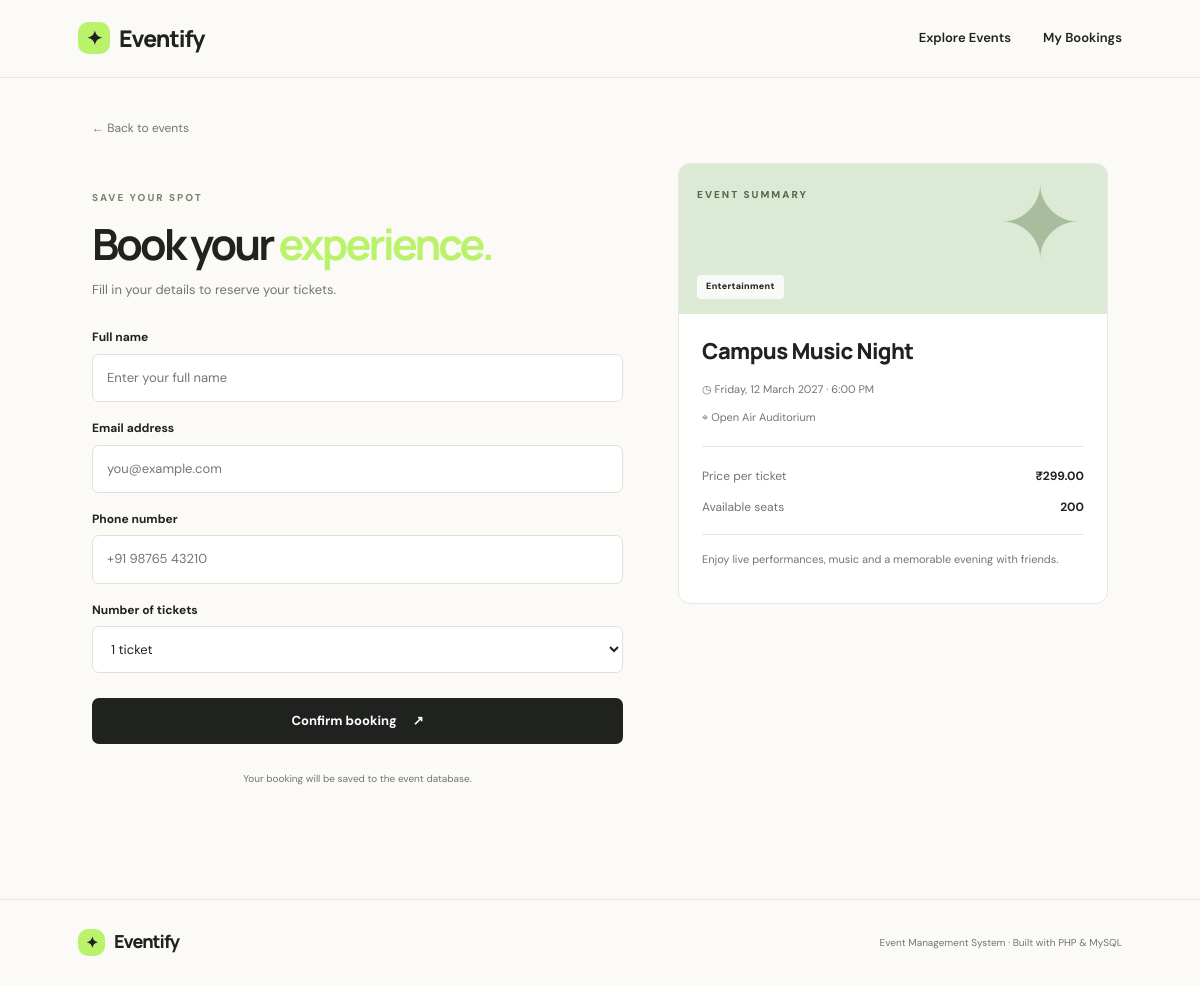
Page /api/book.php?event_id=3 on the committed database.
### tables this page shows
CREATE TABLE IF NOT EXISTS events (
    id INT AUTO_INCREMENT PRIMARY KEY,
    title VARCHAR(150) NOT NULL,
    category VARCHAR(80) NOT NULL,
    event_date DATE NOT NULL,
    event_time TIME NOT NULL,
    venue VARCHAR(180) NOT NULL,
    price DECIMAL(10,2) NOT NULL DEFAULT 0,
    seats INT NOT NULL DEFAULT 50,
    description TEXT,
    created_at TIMESTAMP DEFAULT CURRENT_TIMESTAMP
);

### api/book.php (the view, shortened to what this page needs)
<?php
require_once __DIR__ . '/config.php';
function h($value) { return htmlspecialchars((string)$value, ENT_QUOTES, 'UTF-8'); }
$eventId = filter_input(INPUT_GET, 'event_id', FILTER_VALIDATE_INT) ?: filter_input(INPUT_POST, 'event_id', FILTER_VALIDATE_INT);
$stmt = $pdo->prepare("SELECT e.*, e.seats - COALESCE((SELECT SUM(b.tickets) FROM bookings b WHERE b.event_id=e.id),0) AS seats_left FROM events e WHERE e.id=? AND e.event_date >= CURDATE()");
$stmt->execute([$eventId]);
$event = $stmt->fetch();
$name = $email = $phone = '';
$tickets = 1;
$date = new DateTime($event['event_date']);
?>
<!DOCTYPE html><html lang="en"><head><meta charset="UTF-8"><meta name="viewport" content="width=device-width, initial-scale=1.0"><title>Book Event | Eventify</title><link rel="stylesheet" href="style.css"></head><body>
<header class="navbar"><a class="brand" href="index.php"><span class="brand-icon">✦</span> Eventify</a><nav><a href="index.php#events">Explore Events</a><a href="my_bookings.php">My Bookings</a></nav></header>
<main class="form-page"><a class="back-link" href="index.php#events">← Back to events</a><div class="booking-layout">
<section class="form-panel"><span class="eyebrow">SAVE YOUR SPOT</span><h1>Book your <span>experience.</span></h1><p class="muted">Fill in your details to reserve your tickets.</p>
<form method="post" action="book.php" class="booking-form">
<label>Full name<input type="text" name="attendee_name" maxlength="120" required autocomplete="name" value="<?= h($name) ?>" placeholder="Enter your full name"></label>
<label>Email address<input type="email" name="email" maxlength="160" required autocomplete="email" value="<?= h($email) ?>" placeholder="you@example.com"></label>
<label>Phone number<input type="tel" name="phone" maxlength="20" required autocomplete="tel" value="<?= h($phone) ?>" placeholder="+91 98765 43210"></label>
<label>Number of tickets<select name="tickets"><?php for($i=1;$i<=min(10,max(1,(int)$event['seats_left']));$i++): ?><option value="<?= $i ?>" <?= $tickets===$i?'selected':'' ?>><?= $i ?> ticket<?= $i>1?'s':'' ?></option><?php endfor; ?></select></label>
<button class="button button-dark button-full" type="submit" <?= (int)$event['seats_left']<1?'disabled':'' ?>>Confirm booking <span>↗</span></button>
<p class="fine-print">Your booking will be saved to the event database.</p>
</form></section>
<aside class="summary-panel"><div class="summary-cover"><span class="eyebrow">EVENT SUMMARY</span><div class="summary-symbol">✦</div><span class="category-pill"><?= h($event['category']) ?></span></div><div class="summary-content"><h2><?= h($event['title']) ?></h2><p>◷ <?= $date->format('l, d F Y') ?> · <?= date('g:i A',strtotime($event['event_time'])) ?></p><p>⌖ <?= h($event['venue']) ?></p><hr><div class="summary-line"><span>Price per ticket</span><strong><?= $event['price']<=0?'Free':'₹'.number_format((float)$event['price'],2) ?></strong></div><div class="summary-line"><span>Available seats</span><strong><?= max(0,(int)$event['seats_left']) ?></strong></div><p class="summary-description"><?= h($event['description']) ?></p></div></aside>
</div></main><footer><a class="brand" href="index.php"><span class="brand-icon">✦</span> Eventify</a><span>Event Management System · Built with PHP & MySQL</span></footer></body></html>

### public/style.css (style rules this page uses)
:root { --ink:#20221f;--muted:#73766f;--paper:#fbfaf7;--line:#e9e7df;--green:#baf36b;--deep:#263e2e;--white:#fff }
* { box-sizing:border-box }
html { scroll-behavior:smooth }
body { margin:0;background:var(--paper);color:var(--ink);font-family:'DM Sans',sans-serif;font-size:15px;line-height:1.55 }
a { color:inherit;text-decoration:none }
button,input,select { font:inherit }
.navbar { height:78px;padding:0 max(6.5%,calc((100% - 1240px)/2));display:flex;align-items:center;justify-content:space-between;border-bottom:1px solid var(--line);background:rgba(251,250,247,.94) }
.brand { font-family:Manrope,sans-serif;font-size:23px;font-weight:800;letter-spacing:-1px;display:inline-flex;align-items:center;gap:9px }
.brand-icon { display:inline-grid;place-items:center;background:var(--green);width:32px;height:32px;border-radius:10px;font-size:19px }
.navbar nav { display:flex;align-items:center;gap:32px;font-size:13px;font-weight:600 }
.eyebrow { font-size:10px;letter-spacing:2px;font-weight:800;color:#77876c }
h1,h2,h3,p { margin-top:0 }
.hero h1,.form-panel h1,.confirmation-page h1,.my-bookings-page h1 { font-family:Manrope,sans-serif;font-size:clamp(38px,4.5vw,62px);letter-spacing:-2.8px;line-height:1.08;margin:18px 0 }
.hero h1 span,.form-panel h1 span,.confirmation-page h1 span,.my-bookings-page h1 span { color:var(--green) }
.button { border:0;display:inline-flex;align-items:center;justify-content:center;gap:16px;padding:13px 19px;border-radius:7px;font-weight:700;font-size:13px;cursor:pointer;transition:transform .18s,opacity .18s }
.button-dark { background:var(--ink);color:#fff }
.button-full { width:100%;margin-top:8px }
.filters select,.booking-form select { background:#fff;border:1px solid var(--line);padding:12px 13px;border-radius:7px;font-size:12px;color:var(--ink);outline-color:#a6d778 }
.category-pill { position:relative;z-index:2;display:inline-block;background:#ffffffc9;padding:5px 9px;border-radius:4px;font-size:9px;font-weight:800;letter-spacing:.3px }
footer { border-top:1px solid var(--line);min-height:86px;padding:20px max(6.5%,calc((100% - 1240px)/2));display:flex;align-items:center;justify-content:space-between;gap:20px }
footer .brand { font-size:18px }
footer .brand-icon { width:27px;height:27px;font-size:15px }
footer>span,footer>a:last-child { font-size:10px;color:var(--muted) }
.form-page,.my-bookings-page { max-width:1060px;margin:38px auto 80px;padding:0 22px }
.back-link { display:inline-block;font-size:12px;color:var(--muted);margin-bottom:25px }
.booking-layout { display:grid;grid-template-columns:1.05fr .85fr;gap:55px;align-items:start }
.form-panel { padding:22px 0 }
.form-panel h1,.my-bookings-page h1 { font-size:43px;margin:13px 0 }
.muted { color:var(--muted);font-size:13px }
.booking-form { display:grid;gap:17px;margin-top:28px }
.booking-form label { font-size:12px;font-weight:700;display:grid;gap:7px }
.booking-form input,.booking-form select,.lookup-form input { width:100%;padding:13px 14px;border:1px solid #e2e1d8;border-radius:7px;background:#fff;outline-color:#a6d778;font-size:13px;font-weight:400 }
.fine-print { font-size:10px;color:var(--muted);text-align:center;margin:10px 0 }
.summary-panel { background:#fff;border:1px solid var(--line);border-radius:12px;overflow:hidden }
.summary-cover { height:150px;background:#dce9d4;padding:18px;position:relative }
.summary-cover .eyebrow { color:#536a49 }
.summary-symbol { font-size:100px;position:absolute;right:25px;top:10px;line-height:1;color:#577b4d66 }
.summary-cover .category-pill { position:absolute;bottom:15px;left:18px }
.summary-content { padding:23px }
.summary-content h2 { font:800 22px/1.3 Manrope,sans-serif;letter-spacing:-.6px;margin-bottom:16px }
.summary-content>p { font-size:11px;color:var(--muted);margin-bottom:11px }
.summary-content hr { border:0;border-top:1px solid var(--line);margin:20px 0 }
.summary-line { display:flex;justify-content:space-between;font-size:12px;margin:12px 0 }
.summary-line span { color:var(--muted) }
.summary-description { border-top:1px solid var(--line);padding-top:15px;margin-top:18px!important;line-height:1.7 }

### rows in the picture
events: category "Entertainment", title "Campus Music Night", event_date "Friday, 12 March 2027", event_time "6:00 PM", venue "Open Air Auditorium", price "299.00", description "Enjoy live performances, music and a memorable evening with friends."

### other values in the picture
max(0,(int)$event['seats_left']) "200"
form field tickets "1 ticket"
